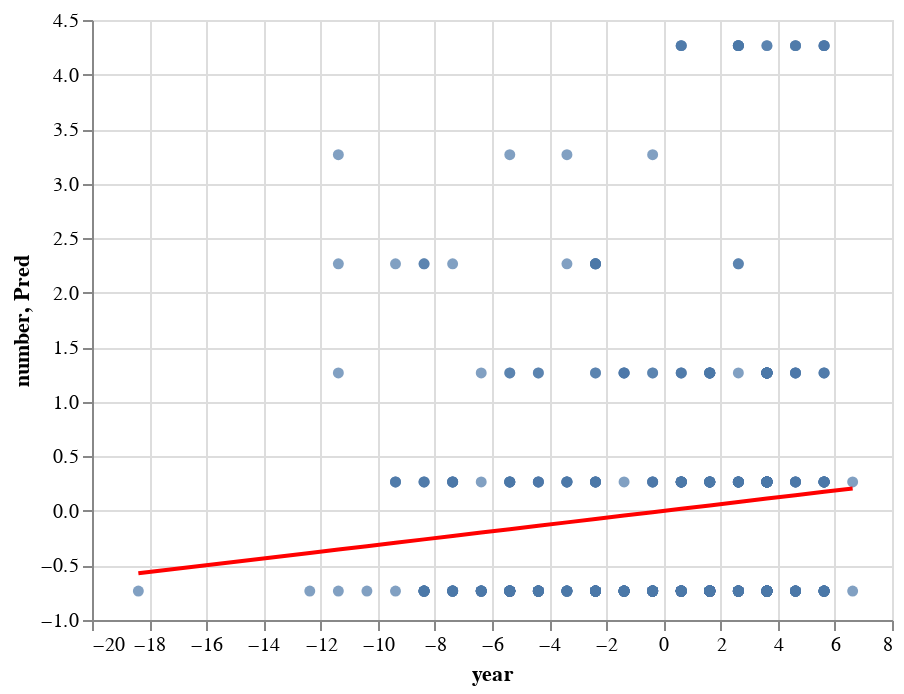

Source (notebook cell):
### Code cell
c = alt.Chart(df2).mark_circle().encode(
    x="year",
    y="number"
)
c1 = alt.Chart(df2).mark_line(color="red").encode(
    x="year",
    y="Pred"
)
c+c1

### Figure 1 — Vega-Lite specification as saved in the notebook (floating-point values rounded to 4 significant figures; data arrays with more than 128 entries replaced by an {"elided": "..."} marker saying what was removed)
{"config": {"view": {"continuousWidth": 400, "continuousHeight": 300}}, "layer": [{"mark": "circle", "encoding": {"x": {"type": "quantitative", "field": "year"}, "y": {"type": "quantitative", "field": "number"}}}, {"mark": {"type": "line", "color": "red"}, "encoding": {"x": {"type": "quantitative", "field": "year"}, "y": {"type": "quantitative", "field": "Pred"}}}], "data": {"name": "data-89a86f341fb0a4592f09698c99f35ede"}, "$schema": "https://vega.github.io/schema/vega-lite/v4.8.1.json", "datasets": {"data-89a86f341fb0a4592f09698c99f35ede": {"elided": "498 records"}}}
